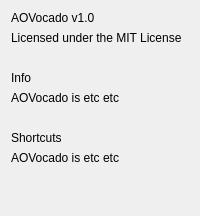
      <widget class="QWidget" name="tab">
       <attribute name="title">
        <string>About</string>
       </attribute>
       <layout class="QVBoxLayout" name="verticalLayout_2">
        <item>
         <widget class="QLabel" name="lb_title_version">
          <property name="text">
           <string>AOVocado v1.0</string>
          </property>
         </widget>
        </item>
        <item>
         <widget class="QLabel" name="label_6">
          <property name="text">
           <string>Licensed under the MIT License</string>
          </property>
         </widget>
        </item>
        <item>
         <spacer name="verticalSpacer">
          <property name="orientation">
           <enum>Qt::Vertical</enum>
          </property>
          <property name="sizeType">
           <enum>QSizePolicy::Fixed</enum>
          </property>
          <property name="sizeHint" stdset="0">
           <size>
            <width>20</width>
            <height>20</height>
           </size>
          </property>
         </spacer>
        </item>
        <item>
         <widget class="QLabel" name="label_7">
          <property name="text">
           <string>Info</string>
          </property>
         </widget>
        </item>
        <item>
         <widget class="QLabel" name="lb_info_text">
          <property name="text">
           <string>AOVocado is etc etc</string>
          </property>
         </widget>
        </item>
        <item>
         <spacer name="verticalSpacer_3">
          <property name="orientation">
           <enum>Qt::Vertical</enum>
          </property>
          <property name="sizeType">
           <enum>QSizePolicy::Fixed</enum>
          </property>
          <property name="sizeHint" stdset="0">
           <size>
            <width>20</width>
            <height>20</height>
           </size>
          </property>
         </spacer>
        </item>
        <item>
         <widget class="QLabel" name="label_8">
          <property name="text">
           <string>Shortcuts</string>
          </property>
         </widget>
        </item>
        <item>
         <widget class="QLabel" name="lb_shortcuts_text">
          <property name="text">
           <string>AOVocado is etc etc</string>
          </property>
         </widget>
        </item>
        <item>
         <spacer name="verticalSpacer_2">
          <property name="orientation">
           <enum>Qt::Vertical</enum>
          </property>
          <property name="sizeHint" stdset="0">
           <size>
            <width>20</width>
            <height>40</height>
           </size>
          </property>
         </spacer>
        </item>
       </layout>
      </widget>
